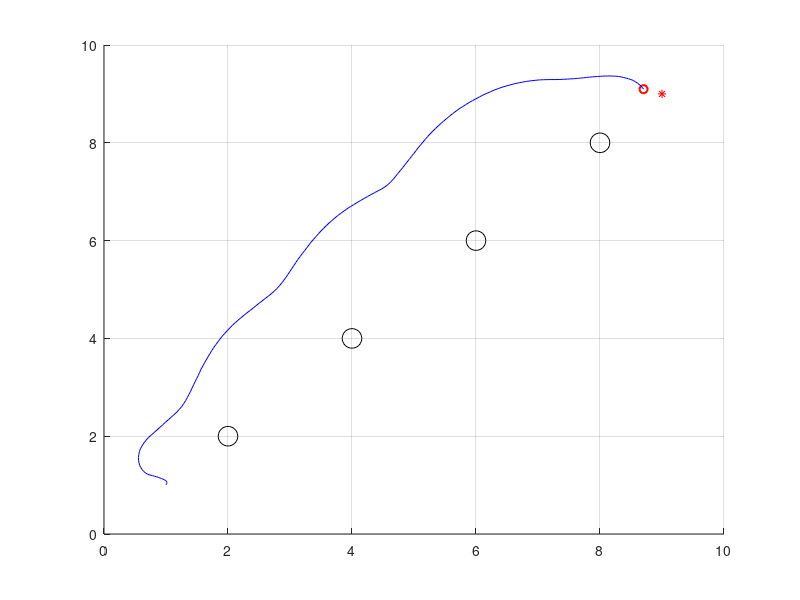

MATLAB code for this plot:
clear;
% 机器人现在状态
robotX = 1;                         % 机器人当前X位置
robotY = 1;                         % 机器人当前Y位置
robotT = pi/2;                      % 机器人当前方向角度(0->2pi)
robotV = 0;                         % 机器人当前速度
robotW = 0;                         % 机器人当前角速度

% 地图信息
goal=[9,9];                         % 目标点位置 [x(m),y(m)]
obstacle=[2,2;4,4;6,6;8,8];         % 障碍物位置列表 [x(m) y(m)]
obstacleR=0.6;                      % 冲突判定用的障碍物半径
dt = 0.1;                           % 时间[s]

% 机器人运动学模型
maxVel = 1.0;                       % 机器人最大速度m/s
maxRot = 20.0/180*pi;               % 机器人最大角速度rad/s
maxVelAcc = 0.2;                    % 机器人最大加速度m/ss
maxRotAcc = 50.0/180*pi;            % 机器人最大角加速度rad/ss


% 评价系数
alpha = 0.05;                       % 方位角评价系数α
beta = 0.2;                         % 空隙评价系数β
gama = 0.1;                         % 速度评价系数γ
periodTime = 3.0;                   % 预测处理时间,也就是绿色搜寻轨迹的长度

area=[0 10 0 10];                   % 模拟区域范围 [xmin xmax ymin ymax]
path = [];                          % 记录移动路径

%% 开始DWA算法求解
while true
    
    % 是否到达目的地，到达目的地则跳出循环
    if norm([robotX,robotY]-goal') < 0.5
        break;
    end
    
    %% 1、求速度区间==============================================
    vel_rangeMin = max(0, robotV-maxVelAcc*dt);
    vel_rangeMax = min(maxVel, robotV+maxVelAcc*dt);
    rot_rangeMin = max(-maxRot, robotW-maxRotAcc*dt);
    rot_rangeMax = min(maxRot, robotW+maxRotAcc*dt);
    
    % 存放当前机器人状态的各个线速度角速度下的评价函数的值
    % evalDB格式为n*6，其中6列为下一状态速度、角速度、方向角函数、距离函数、速度函数、评价函数值
    evalDB = [];
    
    %% 2、计算不同线速度角速度下的评价函数，目的取出最合适的线速度和角速度******************
    for temp_v = vel_rangeMin : 0.01 : vel_rangeMax
        for temp_w = rot_rangeMin : pi/180 : rot_rangeMax
            %% 2.1 最关键内容，不同线速度角速度都是建立在机器人最初始状态下的
            rob_perState = [robotX,robotY,robotT,robotV,robotW]';
            
            %% 2.2 求出在sim_period时间后机器人的状态
            for time = dt:dt:periodTime
                matE = [1 0 0 0 0;0 1 0 0 0;0 0 1 0 0;0 0 0 0 0;0 0 0 0 0];
                matV = [dt*cos(rob_perState(3)) 0;dt*sin(rob_perState(3)) 0;0 dt;1 0;0 1];
                % 求解矩阵5*5*5*1+5*2*2*1 = 5*1向量表征机器人假设的状态
                % 该模型公式参考模型1，其中dt即△t，利用微分思想即dt是一个很小的数这里均取0.1
                rob_perState = matE*rob_perState+matV*[temp_v;temp_w];
            end
            
            %% 2.3 计算不同条件下的方位角评价函数,此时机器人状态是在预测时间后的假设状态
            % ①方向角评价函数是用来评价机器人在当前设定的采样速度下，
            % ②达到模拟轨迹末端时的朝向和目标之间的角度差距
            goalTheta=atan2(goal(2)-rob_perState(2),goal(1)-rob_perState(1));% 目标点的方位的角度
            evalTheta = abs(rob_perState(3)-goalTheta)/pi*180;
            heading = 180 - evalTheta;
            
            %% 2.4 计算不同条件下的空隙评价函数
            % ①空隙评价函数代表机器人在“当前轨迹上”与最近的障碍物之间的距离
            % ②如果在这条轨迹上没有障碍物，那就将其设定一个常数
            % ③障碍物距离评价限定一个最大值，如果不设定，一旦一条轨迹没有障碍物，将太占比重
            dist = inf;
            for i=1:length(obstacle(:,1))
                % 利用二范数求距离
                disttmp=norm(obstacle(i,:)-rob_perState(1:2)')-obstacleR;
                % 保证dist是最近的障碍物距离
                if dist>disttmp
                    dist=disttmp;
                end
            end
            
            % 限定距离评价函数不能太大,同时对于没有障碍物的距离函数设置为2倍包容半径
            if dist>=2*obstacleR
                dist=2*obstacleR;
            end

            
            %% 2.5 速度评价函数
            % 评价当前轨迹的速度值大小。速度越大，评分越高
            velocity = temp_v;

            %% 2.6 利用制动距离限定速度是在有效的
            % 制动距离的计算，保证所选的速度和加速度不会发生碰撞，参考了博客
            stopDist = temp_v*temp_v/(2*maxVelAcc);
            
            % 将有效的速度和角速度存入评价总的评价函数
            if dist>stopDist
                evalDB=[evalDB;[temp_v temp_w heading dist velocity 0]];
            end
        end
    end
    
    
    %% 3、对当前状态所有假设的速度加速度组合的评价函数正则化，选取合适的加速度和速度作为下一状态
    % 如果评价函数为空则使得机器人停止，即evalDB全0
    if isempty(evalDB)
        evalDB = [0 0 0 0 0 0];
    end
    
    % 将评价函数进行正则化
    if sum(evalDB(:,3))~=0
        evalDB(:,3)=evalDB(:,3)/sum(evalDB(:,3));
    end
    if sum(evalDB(:,4))~=0
        evalDB(:,4)=evalDB(:,4)/sum(evalDB(:,4));
    end
    if sum(evalDB(:,5))~=0
        evalDB(:,5)=evalDB(:,5)/sum(evalDB(:,5));
    end
    
    % 最终评价函数的计算
    for i=1:length(evalDB(:,1))
        evalDB(i,6)=alpha*evalDB(i,3)+beta*evalDB(i,4)+gama*evalDB(i,5);
    end
    
    [~,ind]=max(evalDB(:,6));         % 选取出最优评价函数的索引
    nextVR=evalDB(ind,1:2)';          % 机器人下一速度和角速度即为该评价函数对应的速度和角速度
    
    %% 4、选择好角速度线速度更新机器人下一状态
    matE = [1 0 0 0 0;0 1 0 0 0;0 0 1 0 0;0 0 0 0 0;0 0 0 0 0];
    matV = [dt*cos(rob_perState(3)) 0;dt*sin(rob_perState(3)) 0;0 dt;1 0;0 1];
    robot_NextState = matE*[robotX,robotY,robotT,robotV,robotW]'+matV*nextVR;
    
    % 更新状态开启下一轮DWA算法求解
    robotX = robot_NextState(1); robotY = robot_NextState(2);
    robotT = robot_NextState(3); robotV = robot_NextState(4);
    robotW = robot_NextState(5);
    
    % 将路径存放到路径矩阵，主要是为了绘图
    path = [path;[robotX,robotY]];
    
    %% 5、绘制图像
    hold off;
    scatter(robotX,robotY,'r','LineWidth',1.5);hold on;     % 绘制机器人，红色圆圈表示
    plot(goal(1),goal(2),'*r');hold on;                     % 绘制地图终点
    scatter(obstacle(:,1),obstacle(:,2),200,'k');hold on;   % 绘制障碍物
    plot(path(:,1),path(:,2),'-b');hold on;                 % 绘制路径
    axis(area);
    grid on;
    drawnow;
    
    %% 6、将障碍物位置更新实现障碍物也在移动，对于静态障碍物删除从此往下代码
%     movpos = [0,0.2; 0,-0.2; -0.2,0; 0.2,0];                 % 对应上下左右四个方向
%     for i = 1:length(obstacle(:,1))
%         temp_obs = obstacle(i,:);
%         temp_pos = randi(4);
%         
%         % 移动范围限制在地图区间里
%         if obstacle(i,1) + movpos(temp_pos,1) > 0 && obstacle(i,1) + movpos(temp_pos,1) < 10
%             if obstacle(i,2) + movpos(temp_pos,2) > 0 && obstacle(i,2) + movpos(temp_pos,2) < 10
%                 obstacle(i,1) = obstacle(i,1) + movpos(temp_pos,1);
%                 obstacle(i,2) = obstacle(i,2) + movpos(temp_pos,2);
%             end
%         end
%     end
    
    
end